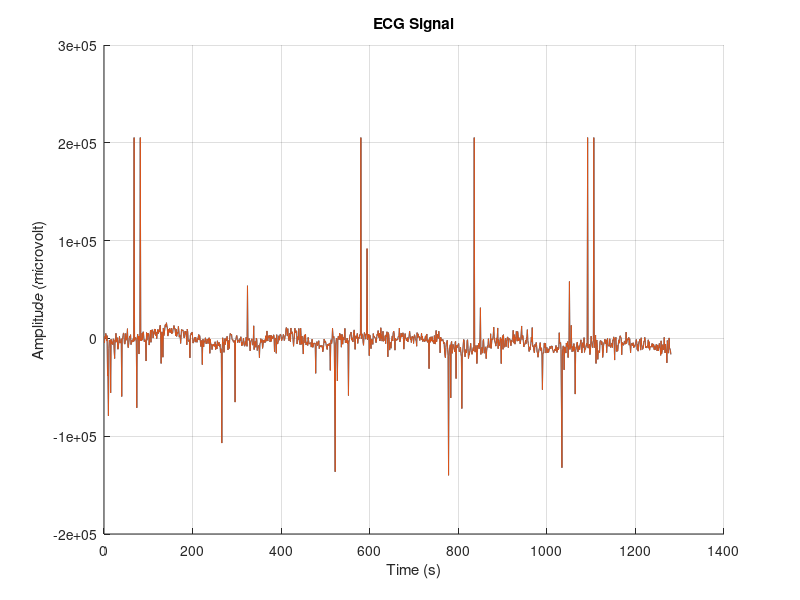
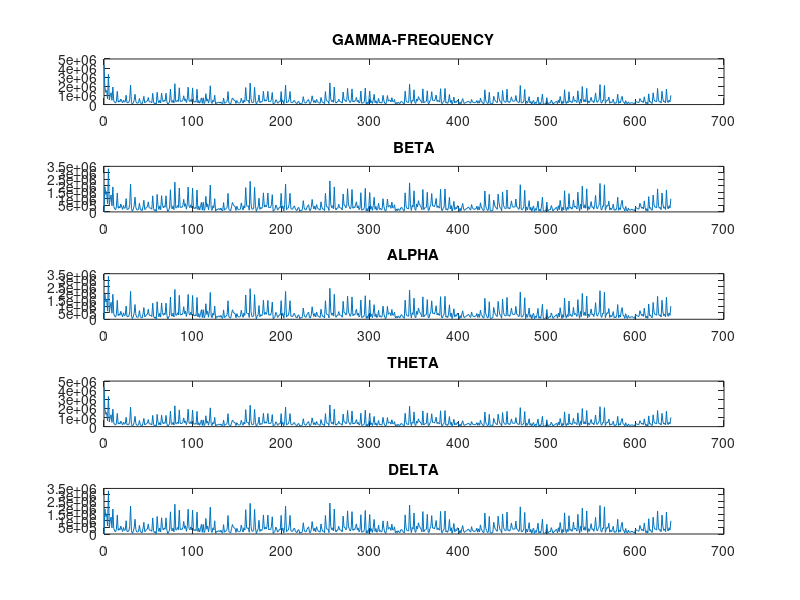

Write MATLAB code to recreate these figures, in order.
clc;
clear;
clear all;
%%start by generating an eeg signal (EEG 2D data)
fs = 512;
T = 1/fs;
EEGsig= load ('eeg.txt');
ls = size(EEGsig); N = length(EEGsig);
t = [0:N-1]/fs;
fx = fs*(0:N-2)/N;
x=EEGsig;
figure();
grid on;
hold on;
plot(EEGsig);
ylabel('Amplitude (microvolt)');
xlabel('Time (s)');
title('ECG Signal');

s=EEGsig;

fs = 500;
% Sampling frequency
N=length(s);
 
D5=s
D6=s
D7=s
D8=s
A8=s
xdft = fft(s);
freq = 0:N/length(D5):N/2;
xdft = xdft(1:length(D5)/2+1);
figure;subplot(511);plot(freq,abs(xdft));title('GAMMA-FREQUENCY');
[~,I] = max(abs(xdft));
fprintf('Gamma:Maximum occurs at %3.2f Hz.\n',freq(I));
D6 = detrend(D6,0);
xdft2 = fft(D6);
freq2 = 0:N/length(D6):N/2;
xdft2 = xdft2(1:length(D6)/2+1);
% figure;
subplot(512);plot(freq2,abs(xdft2));title('BETA');
[~,I] = max(abs(xdft2));
fprintf('Beta:Maximum occurs at %3.2f Hz.\n',freq2(I));
D7 = detrend(D7,0);
xdft3 = fft(D7);
freq3 = 0:N/length(D7):N/2;
xdft3 = xdft3(1:length(D7)/2+1);
% figure;
subplot(513);plot(freq3,abs(xdft3));title('ALPHA');
[~,I] = max(abs(xdft3));
fprintf('Alpha:Maximum occurs at %f Hz.\n',freq3(I));
         
                
 
xdft4 = fft(D8);
freq4 = 0:N/length(D8):N/2;
xdft4 = xdft4(1:length(D8)/2+1);
% figure;
subplot(514);plot(freq4,abs(xdft4));title('THETA');
[~,I] = max(abs(xdft4));
fprintf('Theta:Maximum occurs at %f Hz.\n',freq4(I));
A8 = detrend(A8,0);
xdft5 = fft(A8);
freq5 = 0:N/length(A8):N/2;
xdft5 = xdft5(1:length(A8)/2+1);
% figure;
subplot(515);plot(freq3,abs(xdft5));title('DELTA');
[~,I] = max(abs(xdft5));
fprintf('Delta:Maximum occurs at %f Hz.\n',freq5(I));